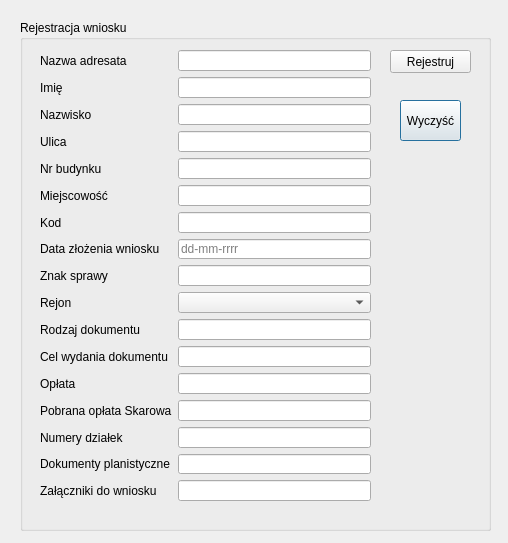
<?xml version="1.0" encoding="UTF-8"?>
<ui version="4.0">
 <class>rejestrDialogBase</class>
 <widget class="QDialog" name="rejestrDialogBase">
  <property name="geometry">
   <rect>
    <x>0</x>
    <y>0</y>
    <width>508</width>
    <height>543</height>
   </rect>
  </property>
  <property name="windowTitle">
   <string>Rejestr</string>
  </property>
  <widget class="QGroupBox" name="groupBox">
   <property name="geometry">
    <rect>
     <x>20</x>
     <y>20</y>
     <width>471</width>
     <height>511</height>
    </rect>
   </property>
   <property name="title">
    <string>Rejestracja wniosku</string>
   </property>
   <widget class="QWidget" name="formLayoutWidget">
    <property name="geometry">
     <rect>
      <x>20</x>
      <y>30</y>
      <width>331</width>
      <height>451</height>
     </rect>
    </property>
    <layout class="QFormLayout" name="formLayout">
     <item row="0" column="0">
      <widget class="QLabel" name="nazwaAdresataLabel">
       <property name="text">
        <string>Nazwa adresata</string>
       </property>
      </widget>
     </item>
     <item row="0" column="1">
      <widget class="QLineEdit" name="nazwaAdresataLineEdit"/>
     </item>
     <item row="1" column="0">
      <widget class="QLabel" name="imieLabel">
       <property name="text">
        <string>Imię</string>
       </property>
      </widget>
     </item>
     <item row="1" column="1">
      <widget class="QLineEdit" name="imieLineEdit"/>
     </item>
     <item row="2" column="0">
      <widget class="QLabel" name="nazwiskoLabel">
       <property name="text">
        <string>Nazwisko</string>
       </property>
      </widget>
     </item>
     <item row="2" column="1">
      <widget class="QLineEdit" name="nazwiskoLineEdit"/>
     </item>
     <item row="3" column="0">
      <widget class="QLabel" name="ulicaLabel">
       <property name="text">
        <string>Ulica</string>
       </property>
      </widget>
     </item>
     <item row="3" column="1">
      <widget class="QLineEdit" name="ulicaLineEdit"/>
     </item>
     <item row="4" column="0">
      <widget class="QLabel" name="nrBudynkuLabel">
       <property name="text">
        <string>Nr budynku</string>
       </property>
      </widget>
     </item>
     <item row="4" column="1">
      <widget class="QLineEdit" name="nrBudynkuLineEdit"/>
     </item>
     <item row="5" column="0">
      <widget class="QLabel" name="miejscowoscLabel">
       <property name="text">
        <string>Miejscowość</string>
       </property>
      </widget>
     </item>
     <item row="5" column="1">
      <widget class="QLineEdit" name="miejscowoscLineEdit"/>
     </item>
     <item row="6" column="0">
      <widget class="QLabel" name="kodLabel">
       <property name="text">
        <string>Kod</string>
       </property>
      </widget>
     </item>
     <item row="6" column="1">
      <widget class="QLineEdit" name="kodLineEdit">
       <property name="maxLength">
        <number>6</number>
       </property>
      </widget>
     </item>
     <item row="7" column="0">
      <widget class="QLabel" name="dataZlozeniaWnioskuLabel">
       <property name="text">
        <string>Data złożenia wniosku</string>
       </property>
      </widget>
     </item>
     <item row="7" column="1">
      <widget class="QLineEdit" name="dataZlozeniaWnioskuLineEdit">
       <property name="placeholderText">
        <string>dd-mm-rrrr</string>
       </property>
      </widget>
     </item>
     <item row="8" column="0">
      <widget class="QLabel" name="znakSprawyLabel">
       <property name="text">
        <string>Znak sprawy</string>
       </property>
      </widget>
     </item>
     <item row="8" column="1">
      <widget class="QLineEdit" name="znakSprawyLineEdit"/>
     </item>
     <item row="9" column="0">
      <widget class="QLabel" name="rejonLabel">
       <property name="text">
        <string>Rejon</string>
       </property>
      </widget>
     </item>
     <item row="9" column="1">
      <widget class="QComboBox" name="rejonComboBox"/>
     </item>
     <item row="10" column="0">
      <widget class="QLabel" name="rodzajDokumentuLabel">
       <property name="text">
        <string>Rodzaj dokumentu</string>
       </property>
      </widget>
     </item>
     <item row="10" column="1">
      <widget class="QLineEdit" name="rodzajDokumentuLineEdit"/>
     </item>
     <item row="11" column="0">
      <widget class="QLabel" name="celWydaniaDokumentuLabel">
       <property name="text">
        <string>Cel wydania dokumentu</string>
       </property>
      </widget>
     </item>
     <item row="11" column="1">
      <widget class="QLineEdit" name="celWydaniaDokumentuLineEdit"/>
     </item>
     <item row="12" column="0">
      <widget class="QLabel" name="oplataLabel">
       <property name="text">
        <string>Opłata</string>
       </property>
      </widget>
     </item>
     <item row="12" column="1">
      <widget class="QLineEdit" name="oplataLineEdit"/>
     </item>
     <item row="13" column="0">
      <widget class="QLabel" name="pobranaOplataSkarowaLabel">
       <property name="text">
        <string>Pobrana opłata Skarowa</string>
       </property>
      </widget>
     </item>
     <item row="13" column="1">
      <widget class="QLineEdit" name="pobranaOplataSkarowaLineEdit"/>
     </item>
     <item row="14" column="0">
      <widget class="QLabel" name="numeryDzialekLabel">
       <property name="text">
        <string>Numery działek</string>
       </property>
      </widget>
     </item>
     <item row="14" column="1">
      <widget class="QLineEdit" name="numeryDzialekLineEdit"/>
     </item>
     <item row="15" column="0">
      <widget class="QLabel" name="dokumentyPlanistyczneLabel">
       <property name="text">
        <string>Dokumenty planistyczne</string>
       </property>
      </widget>
     </item>
     <item row="15" column="1">
      <widget class="QLineEdit" name="dokumentyPlanistyczneLineEdit"/>
     </item>
     <item row="16" column="0">
      <widget class="QLabel" name="zalDoWnioskuLabel">
       <property name="text">
        <string>Załączniki do wniosku</string>
       </property>
      </widget>
     </item>
     <item row="16" column="1">
      <widget class="QLineEdit" name="zalDoWnioskuLineEdit"/>
     </item>
    </layout>
   </widget>
   <widget class="QPushButton" name="btnClearForm">
    <property name="geometry">
     <rect>
      <x>380</x>
      <y>80</y>
      <width>61</width>
      <height>41</height>
     </rect>
    </property>
    <property name="text">
     <string>Wyczyść</string>
    </property>
   </widget>
   <widget class="QPushButton" name="btnRejestruj">
    <property name="geometry">
     <rect>
      <x>370</x>
      <y>30</y>
      <width>81</width>
      <height>23</height>
     </rect>
    </property>
    <property name="text">
     <string>Rejestruj</string>
    </property>
    <property name="icon">
     <iconset>
      <normaloff>icon/document-save.png</normaloff>icon/document-save.png</iconset>
    </property>
   </widget>
  </widget>
 </widget>
 <tabstops>
  <tabstop>nazwaAdresataLineEdit</tabstop>
  <tabstop>imieLineEdit</tabstop>
  <tabstop>nazwiskoLineEdit</tabstop>
  <tabstop>ulicaLineEdit</tabstop>
  <tabstop>nrBudynkuLineEdit</tabstop>
  <tabstop>miejscowoscLineEdit</tabstop>
  <tabstop>kodLineEdit</tabstop>
  <tabstop>dataZlozeniaWnioskuLineEdit</tabstop>
  <tabstop>znakSprawyLineEdit</tabstop>
  <tabstop>rejonComboBox</tabstop>
  <tabstop>rodzajDokumentuLineEdit</tabstop>
  <tabstop>celWydaniaDokumentuLineEdit</tabstop>
  <tabstop>oplataLineEdit</tabstop>
  <tabstop>pobranaOplataSkarowaLineEdit</tabstop>
  <tabstop>numeryDzialekLineEdit</tabstop>
  <tabstop>dokumentyPlanistyczneLineEdit</tabstop>
  <tabstop>zalDoWnioskuLineEdit</tabstop>
 </tabstops>
 <resources/>
 <connections/>
</ui>
